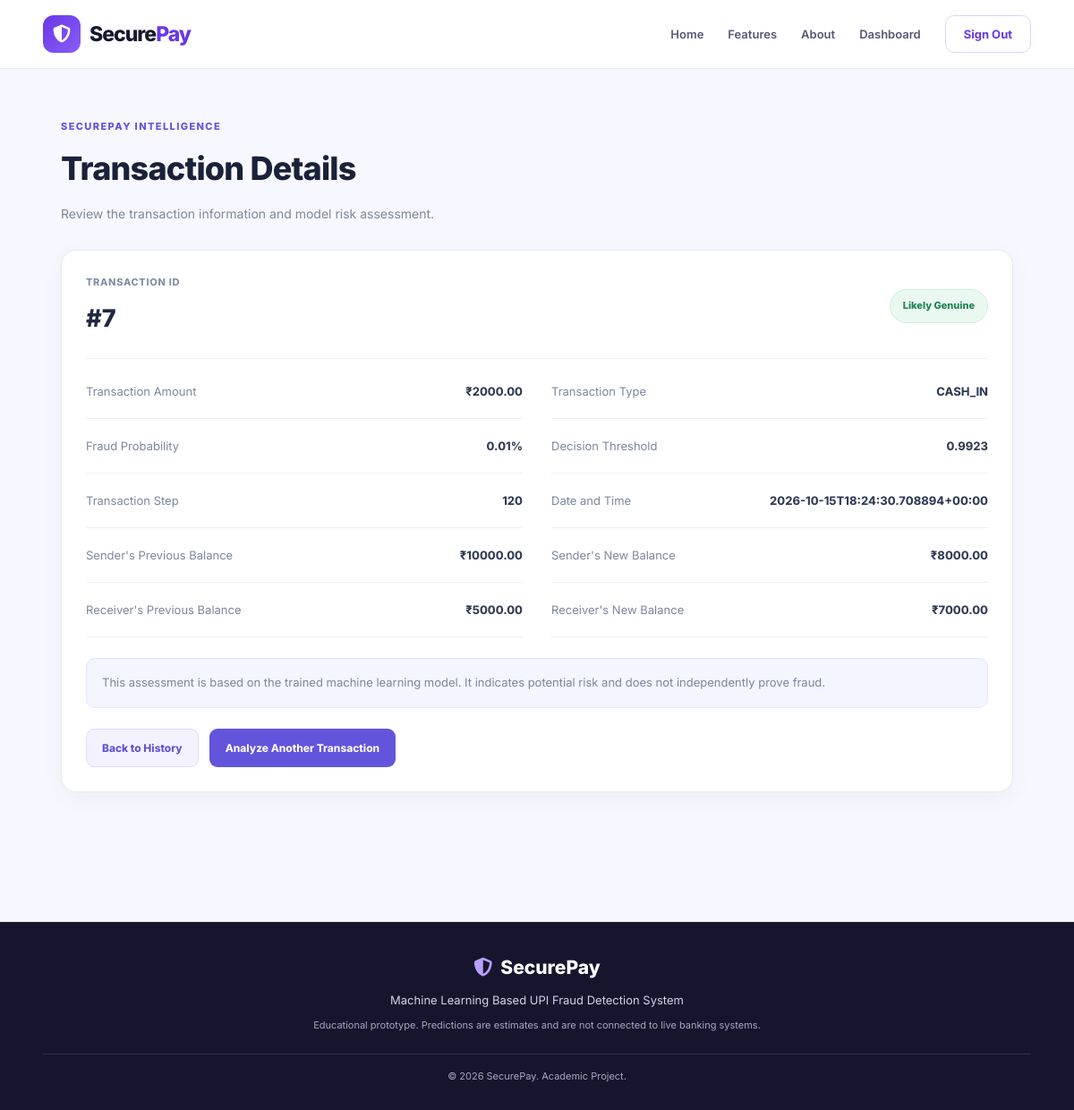
The page /transaction/7 (signed in) on the database its author committed.
### tables this page shows
CREATE TABLE transactions (
                id INTEGER PRIMARY KEY AUTOINCREMENT,
                amount REAL NOT NULL,
                transaction_type TEXT NOT NULL,
                step INTEGER NOT NULL,
                oldbalance_org REAL NOT NULL,
                newbalance_org REAL NOT NULL,
                oldbalance_dest REAL NOT NULL,
                newbalance_dest REAL NOT NULL,
                fraud_probability REAL NOT NULL,
                threshold REAL NOT NULL,
                prediction TEXT NOT NULL,
                created_at TEXT NOT NULL
            , user_id INTEGER
                    REFERENCES users(id) ON DELETE SET NULL);

### app.py (the view)
@app.get("/transaction/<int:transaction_id>")
@login_required
def transaction_details_page(transaction_id):
    user = current_user()
    with get_connection() as connection:
        if user["role"] == "admin":
            row = connection.execute("""
                SELECT * FROM transactions WHERE id = ?
            """, (transaction_id,)).fetchone()
        else:
            row = connection.execute("""
                SELECT *
                FROM transactions
                WHERE id = ? AND user_id = ?
            """, (transaction_id, user["id"])).fetchone()
    if row is None:
        abort(404)
    return render_template(
        "transaction_details.html",
        active_page="history",
        transaction=enrich_transaction(row),
        transaction_id=transaction_id
    )

### app.py (called while the page is built, shortened)
def get_connection():
    connection = sqlite3.connect(DATABASE_PATH, timeout=30)
    connection.row_factory = sqlite3.Row
    connection.execute("PRAGMA foreign_keys = ON")
    return connection

def current_user():
    if hasattr(g, "current_user"):
        return g.current_user
    user_id = session.get("user_id")
    if not user_id:
        g.current_user = None
        return None
    with get_connection() as connection:
        user = connection.execute("""
            SELECT id, username, email, role, is_active
            FROM users
            WHERE id = ?
        """, (user_id,)).fetchone()
    if user is None or not user["is_active"]:
        session.clear()
        g.current_user = None
        return None
    g.current_user = dict(user)
    return g.current_user

def login_required(view):
    @wraps(view)
    def wrapped_view(*args, **kwargs):
        user = current_user()
        return view(*args, **kwargs)
    return wrapped_view

@app.context_processor
def inject_template_values():
    if "_csrf_token" not in session:
        session["_csrf_token"] = secrets.token_urlsafe(32)
    return {
        "csrf_token": session["_csrf_token"],
        "logged_in_user": current_user()
    }

def enrich_transaction(row):
    transaction = dict(row)
    transaction["transaction_id"] = transaction["id"]
    transaction["risk_score"] = round(
        transaction["fraud_probability"] * 100, 2
    )
    transaction["probability"] = transaction["risk_score"]
    transaction["result"] = transaction["prediction"]
    transaction["type"] = transaction["transaction_type"]
    return transaction

### templates/transaction_details.html (shortened to what this page needs)
{% extends "base.html" %}
{% block styles %}
<link rel="stylesheet" href="{{ url_for('static', filename='css/transaction_details.css') }}">
{% endblock %}
{% block content %}
<section class="transaction-details-page">
    <div class="page-heading">
        <p class="eyebrow">SECUREPAY INTELLIGENCE</p>
        <h1>Transaction Details</h1>
        <p>Review the transaction information and model risk assessment.</p>
    </div>
    {% if transaction %}
    {% set tx_result = transaction.prediction|default(transaction.result|default('Unknown')) %}
    {% set tx_probability = transaction.fraud_probability|default(transaction.risk_score|default(transaction.probability|default(0))) %}
    <div class="details-card">
        <div class="details-header">
            <div>
                <span class="details-label">Transaction ID</span>
                <h2>#{{ transaction.id|default(transaction.transaction_id|default(transaction_id|default('N/A'))) }}</h2>
            </div>
            <span class="status-badge {{ 'status-fraud' if 'fraud' in tx_result|string|lower or 'potential' in tx_result|string|lower else 'status-genuine' }}">
                {{ tx_result }}
            </span>
        </div>
        <div class="details-grid">
            <div class="detail-item">
                <span>Transaction Amount</span>
                <strong>₹{{ "%.2f"|format(transaction.amount|default(0)|float) }}</strong>
            </div>
            <div class="detail-item">
                <span>Transaction Type</span>
                <strong>{{ transaction.transaction_type|default(transaction.type|default('N/A')) }}</strong>
            </div>
            <div class="detail-item">
                <span>Fraud Probability</span>
                <strong>
                    {% if tx_probability|float <= 1 %}
                        {{ "%.2f"|format(tx_probability|float * 100) }}%
                    {% else %}
                        {{ "%.2f"|format(tx_probability|float) }}%
                    {% endif %}
                </strong>
            </div>
            <div class="detail-item">
                <span>Decision Threshold</span>
                <strong>
                    {% if transaction.threshold is defined %}
                        {{ "%.4f"|format(transaction.threshold|float) }}
                    {% else %}
                        N/A
                    {% endif %}
                </strong>
            </div>
            <div class="detail-item">
                <span>Transaction Step</span>
                <strong>{{ transaction.step|default('N/A') }}</strong>
            </div>
            <div class="detail-item">
                <span>Date and Time</span>
                <strong>{{ transaction.created_at|default(transaction.timestamp|default('N/A')) }}</strong>
            </div>
            <div class="detail-item">
                <span>Sender's Previous Balance</span>
                <strong>₹{{ "%.2f"|format(transaction.oldbalance_org|default(0)|float) }}</strong>
            </div>
            <div class="detail-item">
                <span>Sender's New Balance</span>
                <strong>₹{{ "%.2f"|format(transaction.newbalance_org|default(0)|float) }}</strong>
            </div>
            <div class="detail-item">
                <span>Receiver's Previous Balance</span>
                <strong>₹{{ "%.2f"|format(transaction.oldbalance_dest|default(0)|float) }}</strong>
            </div>
            <div class="detail-item">
                <span>Receiver's New Balance</span>
                <strong>₹{{ "%.2f"|format(transaction.newbalance_dest|default(0)|float) }}</strong>
            </div>
        </div>
        <p class="result-disclaimer">
            This assessment is based on the trained machine learning model. It indicates potential risk and does not independently prove fraud.
        </p>
        <div class="details-actions">
            <a href="{{ url_for('history_page') }}" class="secondary-button">Back to History</a>
            <a href="{{ url_for('predict_page') }}" class="primary-button">Analyze Another Transaction</a>
        </div>
    </div>
    {% else %}
    <div class="details-card">
        <h2>Transaction Not Found</h2>
        <p>The requested transaction could not be found or you may not have permission to view it.</p>
        <a href="{{ url_for('history_page') }}" class="primary-button">Back to History</a>
    </div>
    {% endif %}
</section>
{% endblock %}

### static/css/style.css (style rules this page uses)
:root { --primary: #6738e8; --primary-dark: #4f27c9; --secondary: #ff668e; --background: #f7f8ff; --surface: #ffffff; --text: #17182f; --muted: #6e718b; --border: #e7e8f2; --success: #16845b; --danger: #c93650; --radius: 16px; --shadow: 0 12px 35px rgba(36, 30, 85, 0.09); }
* { margin: 0; padding: 0; box-sizing: border-box; }
html { scroll-behavior: smooth; scroll-padding-top: 90px; }
body { min-height: 100vh; display: flex; flex-direction: column; background: var(--background); color: var(--text); font-family: "Inter", Arial, sans-serif; line-height: 1.6; }
a { color: inherit; text-decoration: none; }
button, a { -webkit-tap-highlight-color: transparent; }

### static/css/transaction_details.css (style rules this page uses)
.transaction-details-page { width: 100%; max-width: 1120px; min-height: 80vh; margin: 0 auto; padding: 40px 28px 60px; color: #192239; box-sizing: border-box; }
.transaction-details-page *, .transaction-details-page *::before, .transaction-details-page *::after { box-sizing: border-box; }
.transaction-details-page .page-heading { margin-bottom: 28px; }
.transaction-details-page .eyebrow { margin: 0 0 9px; color: #6255dc; font-size: 11px; font-weight: 800; letter-spacing: 1.4px; }
.transaction-details-page .page-heading h1 { margin: 0 0 10px; color: #192239; font-size: clamp(28px, 3vw, 36px); font-weight: 800; letter-spacing: -0.8px; }
.transaction-details-page .page-heading > p:last-child { margin: 0; color: #7d879b; font-size: 14px; line-height: 1.7; }
.transaction-details-page .details-card { margin-bottom: 24px; padding: 27px; border: 1px solid #e8eaf3; border-radius: 17px; background: #ffffff; box-shadow: 0 6px 24px rgba(29, 39, 73, 0.05); }
.transaction-details-page .details-header { display: flex; align-items: center; justify-content: space-between; gap: 20px; padding-bottom: 23px; margin-bottom: 6px; border-bottom: 1px solid #edf0f5; }
.transaction-details-page .details-label { display: block; margin-bottom: 9px; color: #818ba0; font-size: 11px; font-weight: 750; letter-spacing: 0.7px; text-transform: uppercase; }
.transaction-details-page .details-header h2 { margin: 0; color: #202940; font-size: 27px; font-weight: 800; overflow-wrap: anywhere; }
.transaction-details-page .status-badge { display: inline-flex; align-items: center; justify-content: center; flex-shrink: 0; padding: 9px 14px; border-radius: 24px; font-size: 11px; font-weight: 800; }
.transaction-details-page .status-genuine { border: 1px solid #ccefdc; background: #eaf9f0; color: #218454; }
.transaction-details-page .details-grid { display: grid; grid-template-columns: repeat(2, minmax(0, 1fr)); column-gap: 32px; }
.transaction-details-page .detail-item { display: flex; align-items: flex-start; justify-content: space-between; gap: 18px; padding: 19px 0; border-bottom: 1px solid #edf0f5; }
.transaction-details-page .detail-item > span { color: #7c879c; font-size: 13px; line-height: 1.7; }
.transaction-details-page .detail-item > strong { max-width: 58%; color: #303b53; font-size: 13px; font-weight: 750; text-align: right; line-height: 1.7; overflow-wrap: anywhere; }
.transaction-details-page .result-disclaimer { margin: 23px 0 0; padding: 15px 17px; border: 1px solid #e3e7ff; border-radius: 10px; background: #f3f5ff; color: #5b6591; font-size: 12px; line-height: 1.8; }
.transaction-details-page .details-actions { display: flex; flex-wrap: wrap; gap: 12px; margin-top: 23px; }
.transaction-details-page .secondary-button, .transaction-details-page .primary-button { display: inline-flex; align-items: center; justify-content: center; min-height: 42px; padding: 11px 17px; border: 1px solid transparent; border-radius: 9px; font-size: 12px; font-weight: 750; text-decoration: none; transition: background 0.2s ease, transform 0.2s ease; }
.transaction-details-page .secondary-button { border-color: #dedbff; background: #f4f2ff; color: #5c50d4; }
.transaction-details-page .primary-button { background: #6255dc; color: #ffffff; }
.transaction-details-page .details-card > p { color: #7c879c; font-size: 13px; line-height: 1.8; }

### rows shown on the page
transactions: prediction "Likely Genuine", amount "2000.00", tx_probability|float*100 "0.01", threshold "0.9923", oldbalance_org "10000.00", newbalance_org "8000.00", oldbalance_dest "5000.00", newbalance_dest "7000.00"
